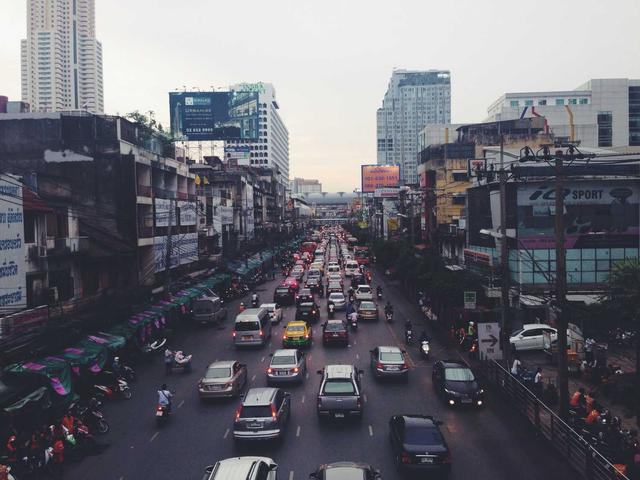
#> input picture 02_surf/images/input_image.jpg, 640 x 480 px
$ jupyter execute SURF_Algorithm.ipynb
#> lines starting #> are read from the running program, lines starting #| are printed output that depends on the picture
# Understanding SURF: Speeded-Up Robust Features

*A complete guide to fast and robust feature detection*

---

**SURF (Speeded-Up Robust Features)** is a high-performance feature detection and description algorithm designed as a faster alternative to SIFT. By using integral images and box filters, SURF achieves roughly 3× the speed of SIFT while maintaining comparable accuracy.

This notebook covers the complete SURF pipeline with detailed mathematical explanations and visual examples.

## Table of Contents

1. [Overview](#overview)
2. [Detection Phase](#detection-phase)
   - Step 1: Integral Image
   - Step 2: Hessian Determinant
   - Step 3: Keypoint Detection
   - Step 4: Filtering & Refinement
3. [Description Phase](#description-phase)
   - Step 5: Orientation Assignment
   - Step 6: Descriptor Extraction
4. [SURF vs SIFT Comparison](#surf-vs-sift-comparison)

## Overview

SURF operates in two main phases:

| Phase | Step | Description | Math |
|-------|------|-------------|------|
| Detection | 1 | Integral Image | `II(x,y) = Σ I(i,j)` |
| Detection | 2 | Hessian Determinant | `det(H) = Dxx·Dyy - (0.9·Dxy)²` |
| Detection | 3 | Keypoint detection | 26-neighbor extrema |
| Detection | 4 | Refinement & Filtering | Taylor expansion |
| Description | 5 | Orientation | Haar wavelets + 60° window |
| Description | 6 | Descriptor | 64-D |

## Setup & Imports

[cell 1]
import numpy as np
import matplotlib.pyplot as plt
import matplotlib.patches as patches
from mpl_toolkits.mplot3d import Axes3D
from PIL import Image
from IPython.display import display, Markdown
import os

# Create images directory
os.makedirs('images', exist_ok=True)

# For better plots
plt.rcParams['figure.figsize'] = [12, 8]
plt.rcParams['figure.dpi'] = 100

print("Setup complete!")

## Load Input Image

[cell 2]
# Load the input image
img_path = 'images/input_image.jpg'
img = np.array(Image.open(img_path).convert('L'))
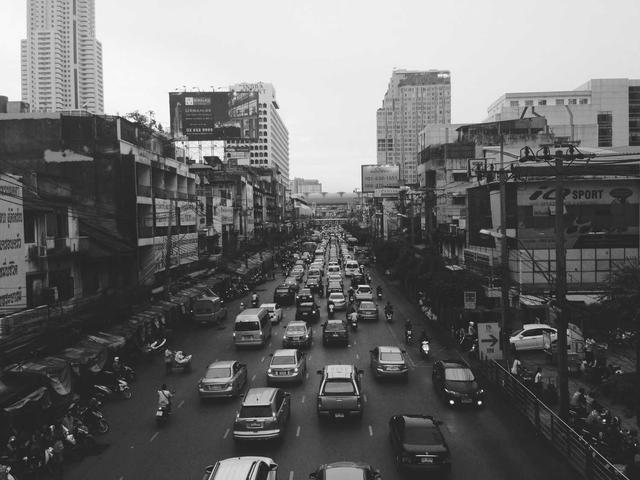
#> img: shape (480, 640); min 1, max 255, mean 106.6
H, W = img.shape
#> H = 480; W = 640

plt.figure(figsize=(10, 8))
#> (this line was passed over: IPython is not available in this run)
plt.imshow(img, cmap='gray')
#> (this line was passed over: IPython is not available in this run)
plt.title(f'Input Image: {W} × {H} pixels', fontsize=14, fontweight='bold')
#> (this line was passed over: IPython is not available in this run)
plt.axis('off')
#> (this line was passed over: IPython is not available in this run)
plt.show()

print(f"Image shape: {img.shape}")
#| Image shape: (480, 640)

---
# 1️⃣ DETECTION PHASE

**Goal**: Find stable, repeatable keypoints that can be detected regardless of scale, rotation, or illumination changes.

```
INPUT: Image (H × W)
        ↓
Step 1: Build Integral Image (O(1) box sums)
        ↓
Step 2: Compute Hessian Determinant (Box Filters)
        ↓
Step 3: Detect Keypoints (26-neighbor extrema)
        ↓
Step 4: Filter & Refine Keypoints
        ↓
OUTPUT: Stable keypoints with (x, y, scale)
```

---
## Step 1: Integral Image

**Why?** Integral images enable computation of ANY box sum in O(1) time, regardless of box size. This is the key to SURF's speed advantage.

### Mathematical Definition

**Integral Image:**
$$II(x,y) = \sum_{i \leq x, j \leq y} I(i,j)$$

**Recursive formula:**
$$II(x,y) = I(x,y) + II(x-1,y) + II(x,y-1) - II(x-1,y-1)$$

**Box Sum (O(1)):**
$$Sum(A \rightarrow D) = II(D) - II(B) - II(C) + II(A)$$

### Numerical Example

**Original Image (5×5):**

```
       x=0   x=1   x=2   x=3   x=4
      ┌─────┬─────┬─────┬─────┬─────┐
y=0   │  1  │  2  │  3  │  4  │  5  │
      ├─────┼─────┼─────┼─────┼─────┤
y=1   │  6  │  7  │  8  │  9  │ 10  │
      ├─────┼─────┼─────┼─────┼─────┤
y=2   │ 11  │ 12  │ 13  │ 14  │ 15  │
      ├─────┼─────┼─────┼─────┼─────┤
y=3   │ 16  │ 17  │ 18  │ 19  │ 20  │
      ├─────┼─────┼─────┼─────┼─────┤
y=4   │ 21  │ 22  │ 23  │ 24  │ 25  │
      └─────┴─────┴─────┴─────┴─────┘
```

**Computing row by row:**

```
II(x,y) = I(x,y) + II(x-1,y) + II(x,y-1) - II(x-1,y-1)

Row y=0:
  II(0,0) = I(0,0) = 1
  II(1,0) = I(1,0) + II(0,0) = 2 + 1 = 3
  II(2,0) = I(2,0) + II(1,0) = 3 + 3 = 6
  ...

Row y=1:
  II(0,1) = I(0,1) + II(0,0) = 6 + 1 = 7
  II(1,1) = I(1,1) + II(0,1) + II(1,0) - II(0,0) = 7 + 7 + 3 - 1 = 16
  ...
```

**Resulting Integral Image:**

```
       x=0   x=1   x=2   x=3   x=4
      ┌─────┬─────┬─────┬─────┬─────┐
y=0   │  1  │  3  │  6  │ 10  │ 15  │
      ├─────┼─────┼─────┼─────┼─────┤
y=1   │  7  │ 16  │ 27  │ 40  │ 55  │
      ├─────┼─────┼─────┼─────┼─────┤
y=2   │ 18  │ 39  │ 63  │ 90  │ 120 │
      ├─────┼─────┼─────┼─────┼─────┤
y=3   │ 34  │ 72  │114  │160  │ 210 │
      ├─────┼─────┼─────┼─────┼─────┤
y=4   │ 55  │115  │180  │250  │ 325 │
      └─────┴─────┴─────┴─────┴─────┘
```

### Box Sum Example (O(1) Computation)

```
Calculate sum of 3×3 box from (1,1) to (3,3):

A = II(0,0) = 1
B = II(3,0) = 10
C = II(0,3) = 34
D = II(3,3) = 160

Box Sum = D - B - C + A = 160 - 10 - 34 + 1 = 117

Verification: 7+8+9+12+13+14+17+18+19 = 117 ✓
```

**Key insight: ANY box size computed with just 4 lookups!**

### Step 1 Visualizations

[cell 3]
def compute_integral_image(img):
    """Compute integral image: II(x,y) = sum of all pixels from (0,0) to (x,y)"""
    return np.cumsum(np.cumsum(img.astype(np.float64), axis=0), axis=1)
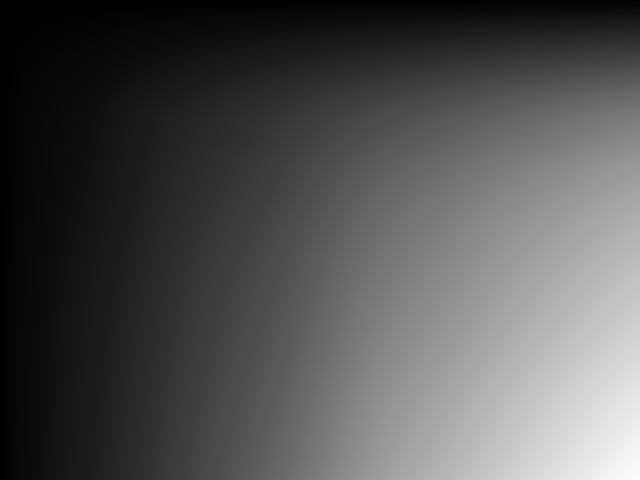
#> returned value: shape (480, 640) float64; min 246, max 32750171, mean 10542967.8; drawn with min black and max white

def box_sum(integral, x1, y1, x2, y2):
    """Compute sum of rectangular region using integral image - O(1)!"""
    h, w = integral.shape
    x1, y1 = max(0, x1), max(0, y1)
    x2, y2 = min(w-1, x2), min(h-1, y2)
    D = integral[y2, x2]
    B = integral[y1-1, x2] if y1 > 0 else 0
    C = integral[y2, x1-1] if x1 > 0 else 0
    A = integral[y1-1, x1-1] if y1 > 0 and x1 > 0 else 0
    return D - B - C + A

# Compute integral image
integral = compute_integral_image(img)
print(f"Integral image computed: {integral.shape}")
#| Integral image computed: (480, 640)
print(f"Max value: {integral.max():.0f}")
#| Max value: 32750171
